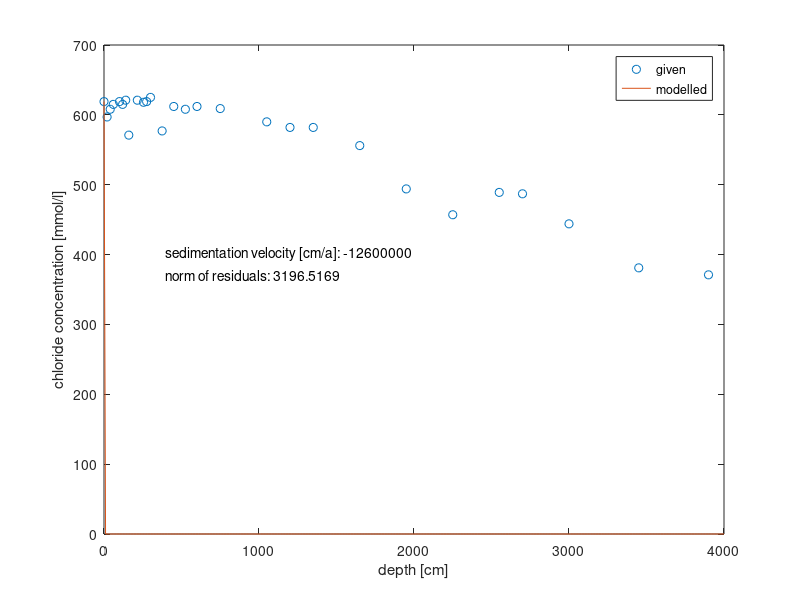

Source code (MATLAB):
function par_estc   
% transport parameter estimation with derivatives             Holzbecher January 2006

global xfit cfit T D c0 c1

% Example values for Chlorid in Marmara Sea Sediment Core              
T = 3.15e11;  % [s] 10.000 years 
D = 1.0e-5;  % [cm*cm/s]
c0 = 0;      % [mmol/l]
c1 = 619;    % [mmol/l]
xmax = 4000; % [cm]

% specify fitting data
xfit = [0 20 40 60 100 120 140 160 215 255 275 300 375 450 525 600 750 1050 1200 1350 1650 1950 2250 2550 2700 3000 3450 3900];
cfit = [619 597 608 615 619 615 621 571 621 618 619 625 577 612 608 612 609 590 582 582 556 494 457 489 487 444 381 371];

x = [0:xmax/400:xmax];
options = optimset('Display','iter','TolFun',1e-9);
v = fzero(@myfun,0.2e-8,options);
display (['Best fit for v = ' num2str(v)]);

h = 1./(2.*sqrt(D*T)); e = diag(eye(size(x,2))); 
plot (xfit,cfit,'o',x,c0+0.5*c1*(erfc(h*(x-v*T*e'))+(exp((v/D)*x)).*erfc(h*(x+v*T*e'))),'-');
legend ('given','modelled');
xlabel ('depth [cm]'); ylabel ('chloride concentration [mmol/l]');
text(0.1*xmax,c1*0.65,['sedimentation velocity [cm/a]: ' num2str(v*3.15e7)]);
e = diag(eye(size(xfit,2))); 
normc = norm(cfit-c0+0.5*c1*(erfc(h*(xfit-v*T*e'))+(exp((v/D)*xfit)).*erfc(h*(xfit+v*T*e'))));
text(0.1*xmax,c1*0.6,['norm of residuals: ' num2str(normc)]);

function f = myfun(v) 
global xfit cfit T D c0 c1

e=diag(eye(size(xfit,2))); h=1./(2.*sqrt(D*T));
arg1 = h*(xfit-v*T*e'); arg2 = h*(xfit+v*T*e'); arg3 = (v/D)*xfit;

% solve advection diffusion equation for c with c(t=0)=c0 and c(x=0)=c1 
c = c0 + 0.5*c1*(erfc(arg1)+(exp(arg3).*erfc(arg2)));

% compute derivative of solution due to v
cv = c1*((T*h/sqrt(pi))*(exp(-arg1.*arg1)-exp(arg3).*exp(-arg2.*arg2))+0.5*(xfit/D).*exp(arg3).*erfc(arg2));

% specify function f to vanish
f = 2*(c-cfit)*cv';

